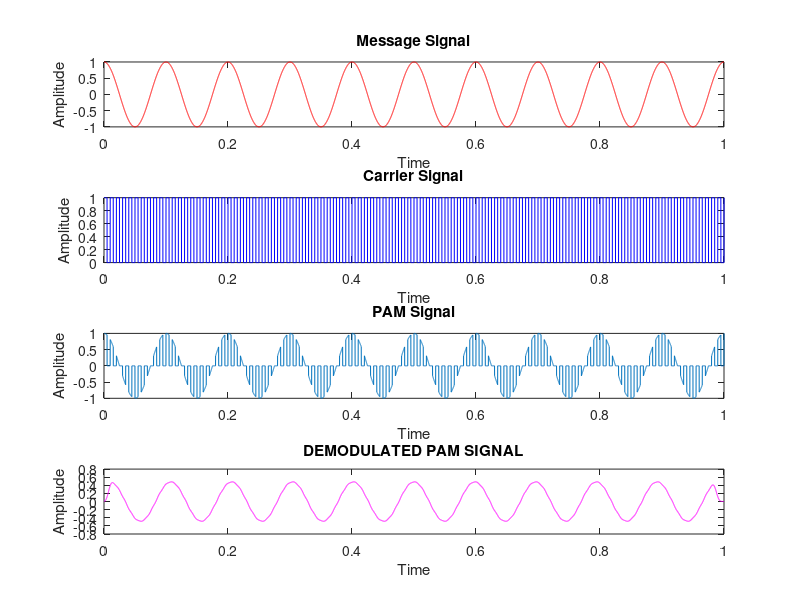

This figure's MATLAB source:
%Pulse Amplitude Modulation (PAM)

clc;
close all;
clear all;

fc=100;
fm=fc/10;
fs=100*fc;

t=0:0.0001:1;
mt=cos(2*pi*fm*t);
subplot(4,1,1)
plot(t,mt,'r')
title('Message Signal')
xlabel('Time')
ylabel('Amplitude')

ct=0.5*(square(2*pi*fc*t)+1);
subplot(4,1,2)
plot(t,ct,'b')
title('Carrier Signal')
xlabel('Time')
ylabel('Amplitude')

PAM=mt.*ct;
subplot(4,1,3)
plot(t,PAM)
title('PAM Signal')
xlabel('Time')
ylabel('Amplitude')

dem=PAM.*ct;
filter=fir1(200,fm/fs,'low');
demod_signal=conv(filter,dem);
t1=linspace(0,1,length(demod_signal));
subplot(4,1,4)
plot(t1,demod_signal,'m')
title('DEMODULATED PAM SIGNAL')
xlabel('Time')
ylabel('Amplitude')
